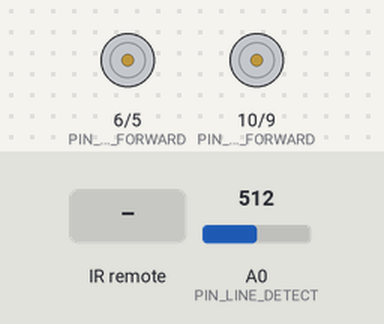
The sketch below on a simulated Arduino Uno, built with avr-gcc and run on an emulated ATmega328P. On the bench: motor-driver pin pairs drawn as motors (green arrow = first pin HIGH = forward, orange = second pin HIGH = backward, longer = more drive). The inputs (shaded band) are chosen by the test bench; at power-on: A0 (PIN_LINE_DETECT) = 512. What the sketch prints to the serial monitor is not drawn.

Above: at 1.2 s.
1.3 s: infrared code 0x16 received
At 2.0 s:
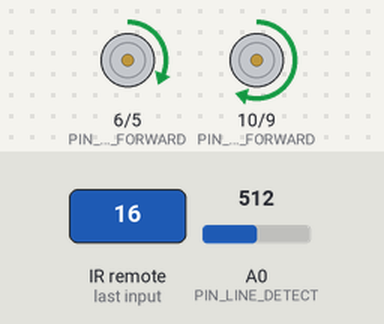
2.8 s: A0 (PIN_LINE_DETECT) set to 306
At 3.6 s:
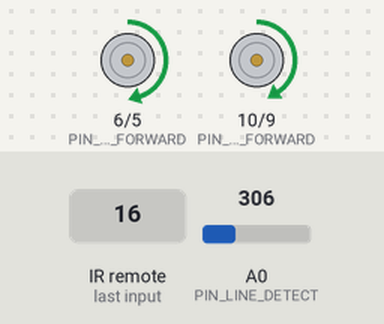
4.3 s: A0 (PIN_LINE_DETECT) set to 122
At 5.4 s:
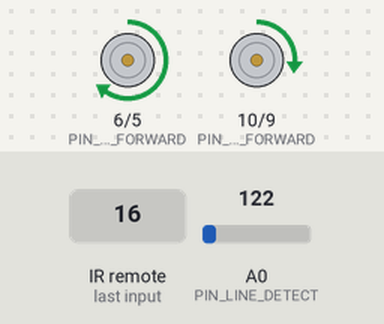
6.4 s: A0 (PIN_LINE_DETECT) set to 511
At 7.0 s:
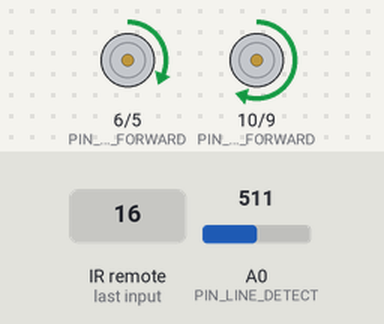
7.9 s: infrared code 0x0D received
At 8.2 s:
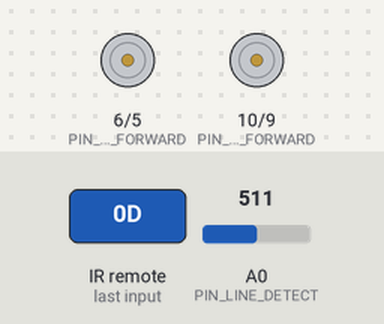
Timing chart, 0 to 10.4 s (numbered marks = the images above; inputs shaded):
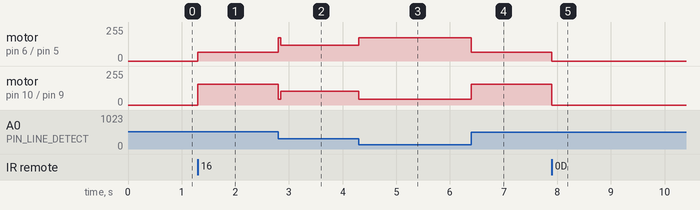

Measured:
- after the input at 1.3 s, motor on pin 6 (PIN_MOTOR_RIGHT_FORWARD) / pin 5 (PIN_MOTOR_RIGHT_BACKWARD): stopped → forward 65/255 at once; motor on pin 10 (PIN_MOTOR_LEFT_FORWARD) / pin 9 (PIN_MOTOR_LEFT_BACKWARD): stopped → forward 155/255 at once
- after the input at 2.8 s, motor on pin 6 (PIN_MOTOR_RIGHT_FORWARD) / pin 5 (PIN_MOTOR_RIGHT_BACKWARD): forward 65/255 → forward 118/255 at once; motor on pin 10 (PIN_MOTOR_LEFT_FORWARD) / pin 9 (PIN_MOTOR_LEFT_BACKWARD): forward 155/255 → forward 102/255 at once
- after the input at 4.3 s, motor on pin 6 (PIN_MOTOR_RIGHT_FORWARD) / pin 5 (PIN_MOTOR_RIGHT_BACKWARD): forward 118/255 → forward 175/255 at once; motor on pin 10 (PIN_MOTOR_LEFT_FORWARD) / pin 9 (PIN_MOTOR_LEFT_BACKWARD): forward 102/255 → forward 45/255 at once
- after the input at 6.4 s, motor on pin 6 (PIN_MOTOR_RIGHT_FORWARD) / pin 5 (PIN_MOTOR_RIGHT_BACKWARD): forward 175/255 → forward 65/255 at once; motor on pin 10 (PIN_MOTOR_LEFT_FORWARD) / pin 9 (PIN_MOTOR_LEFT_BACKWARD): forward 45/255 → forward 155/255 at once
- after the input at 7.9 s, motor on pin 6 (PIN_MOTOR_RIGHT_FORWARD) / pin 5 (PIN_MOTOR_RIGHT_BACKWARD): forward 65/255 → stopped at once; motor on pin 10 (PIN_MOTOR_LEFT_FORWARD) / pin 9 (PIN_MOTOR_LEFT_BACKWARD): forward 155/255 → stopped at once

The sketch:

single_sensor_rc.ino
```cpp
#include <IRremote.h>

#define PIN_IR_RECEIVE 2
#define PIN_MOTOR_LEFT_FORWARD 10
#define PIN_MOTOR_LEFT_BACKWARD 9
#define PIN_MOTOR_RIGHT_FORWARD 6
#define PIN_MOTOR_RIGHT_BACKWARD 5
#define PIN_LINE_DETECT A0
#define REF_VALUE_LINE_DETECT 300

int motor_speed_left = 0;
int motor_speed_right = 0;
int is_start_line_tracing = 0;

int detect_value = 0;

void processMotor(void);

const int BASE_LEFT_MOTOR_PWM = 100;
const int BASE_RIGHT_MOTOR_PWM = BASE_LEFT_MOTOR_PWM + 20;

const int TH_WHITE = 100;
const int TH_BLACK = 300;

float k_p = 0.45f;
float k_i = 0.0f;
float k_d = 2.80f;

float i_limit = 1000.0f;
int dead_band = 6;

int steer_limit = 55;
float d_filt = 0.0f;
float d_alpha = 0.15f;

float pid_i = 0.0f;
float prev_error = 0.0f;
unsigned long prev_ms = 0;

static bool on_black = false;

void setup() {
  Serial.begin(115200);
  IrReceiver.begin(PIN_IR_RECEIVE, ENABLE_LED_FEEDBACK);

  pinMode(PIN_MOTOR_LEFT_FORWARD, OUTPUT);
  pinMode(PIN_MOTOR_LEFT_BACKWARD, OUTPUT);
  pinMode(PIN_MOTOR_RIGHT_FORWARD, OUTPUT);
  pinMode(PIN_MOTOR_RIGHT_BACKWARD, OUTPUT);

  analogWrite(PIN_MOTOR_LEFT_FORWARD, 0);
  analogWrite(PIN_MOTOR_LEFT_BACKWARD, 0);
  analogWrite(PIN_MOTOR_RIGHT_FORWARD, 0);
  analogWrite(PIN_MOTOR_RIGHT_BACKWARD, 0);

  prev_ms = millis();
}

void processMotor(void) {
  motor_speed_left  = constrain(motor_speed_left,  0, 255);
  motor_speed_right = constrain(motor_speed_right, 0, 255);

  analogWrite(PIN_MOTOR_LEFT_FORWARD, motor_speed_left);
  analogWrite(PIN_MOTOR_LEFT_BACKWARD, 0);

  analogWrite(PIN_MOTOR_RIGHT_FORWARD, motor_speed_right);
  analogWrite(PIN_MOTOR_RIGHT_BACKWARD, 0);
}

void resetPID() {
  pid_i = 0.0f;
  prev_error = 0.0f;
  d_filt = 0.0f;
  prev_ms = millis();
}

void loop() {
  if (IrReceiver.decode()) {
    if (IrReceiver.decodedIRData.protocol == NEC) {
      if (IrReceiver.decodedIRData.command == 0x16) {
        is_start_line_tracing = 1;
        resetPID();
      } else if (IrReceiver.decodedIRData.command == 0x0D) {
        is_start_line_tracing = 0;
        resetPID();
      }
    }
    IrReceiver.resume();
  }

  if (!is_start_line_tracing) {
    motor_speed_left = 0;
    motor_speed_right = 0;
    processMotor();
    return;
  }

  detect_value = analogRead(PIN_LINE_DETECT);

  if (detect_value >= TH_BLACK) on_black = true;
  else if (detect_value <= TH_WHITE) on_black = false;

  float error = (float)(detect_value - REF_VALUE_LINE_DETECT);

  if (error > -dead_band && error < dead_band) error = 0.0f;

  unsigned long now = millis();
  float dt = (now - prev_ms) / 1000.0f;
  if (dt <= 0.0f) dt = 0.001f;
  prev_ms = now;

  pid_i += error * dt;
  pid_i = constrain(pid_i, -i_limit, i_limit);

  float d_raw = (error - prev_error) / dt;
  prev_error = error;
  d_filt = (1.0f - d_alpha) * d_filt + d_alpha * d_raw;

  float steer_f = (k_p * error) + (k_i * pid_i) + (k_d * d_filt);

  steer_f = constrain(steer_f, -steer_limit, steer_limit);
  int steer = (int)steer_f;

  int L = BASE_LEFT_MOTOR_PWM + steer;
  int R = BASE_RIGHT_MOTOR_PWM - steer;

  motor_speed_left  = constrain(L, 0, 255);
  motor_speed_right = constrain(R, 0, 255);

  processMotor();

  Serial.print("val=");
  Serial.print(detect_value);
}
```
